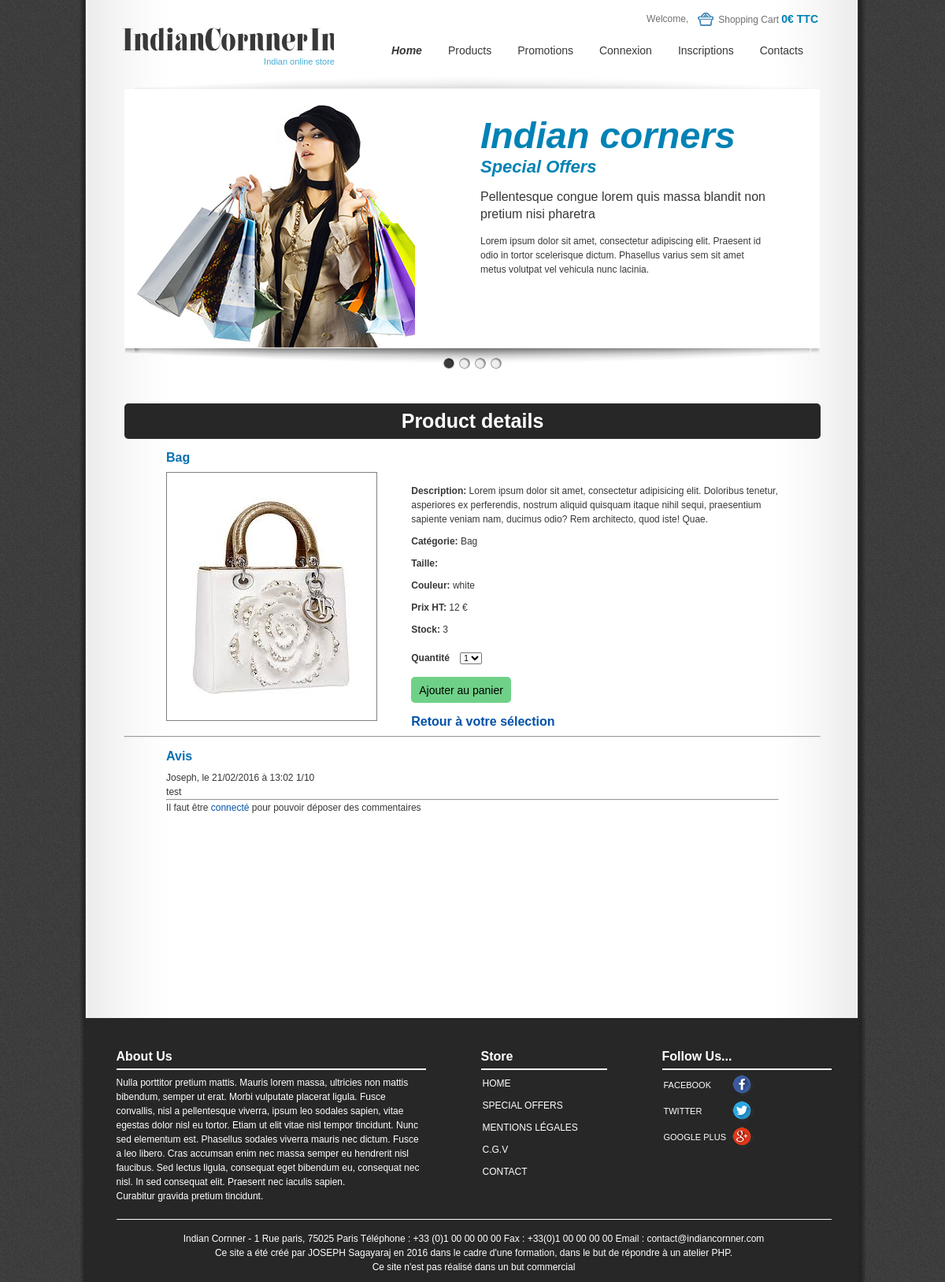
Page /details_article.php?id_article=5 on the committed database.
### tables this page shows
CREATE TABLE IF NOT EXISTS `article` (
  `id_article` int(5) NOT NULL AUTO_INCREMENT,
  `reference` int(15) NOT NULL,
  `categorie` varchar(100) NOT NULL,
  `titre` varchar(250) NOT NULL,
  `description` varchar(250) NOT NULL,
  `couleur` varchar(100) NOT NULL,
  `taille` varchar(5) NOT NULL,
  `sexe` enum('m','f') NOT NULL,
  `photo` varchar(200) NOT NULL,
  `prix` int(5) NOT NULL,
  `promo` int(5) DEFAULT NULL,
  `stock` int(5) NOT NULL,
  `keywords` varchar(100) NOT NULL,
  PRIMARY KEY (`id_article`)
);

CREATE TABLE IF NOT EXISTS `avis` (
  `id_avis` int(5) NOT NULL AUTO_INCREMENT,
  `id_membre` int(5) NOT NULL,
  `id_article` int(5) NOT NULL,
  `commentaire` text NOT NULL,
  `note` varchar(5) NOT NULL,
  `date` datetime NOT NULL,
  PRIMARY KEY (`id_avis`)
);

CREATE TABLE IF NOT EXISTS `membre` (
  `id_membre` int(5) NOT NULL AUTO_INCREMENT,
  `pseudo` varchar(15) NOT NULL,
  `mdp` varchar(32) NOT NULL,
  `nom` varchar(100) NOT NULL,
  `prenom` varchar(100) NOT NULL,
  `email` varchar(100) NOT NULL,
  `sexe` enum('M','Mme') NOT NULL,
  `ville` varchar(100) NOT NULL,
  `cp` int(5) NOT NULL,
  `adresse` varchar(100) NOT NULL,
  `statut` int(1) NOT NULL,
  PRIMARY KEY (`id_membre`)
);

### inc/function.inc.php (called while the page is built, shortened)
<?php
function executeRequete($req)
{
	global $mysqli;
	$resultat = $mysqli->query($req);
	return $resultat;
}
function utilisateurEstConnecte ()
{
	if(!isset($_SESSION['utilisateur']))
	{
		return FALSE;
	}
	else {
		return TRUE;
	}
}
 ?>

### details_article.php (the view, shortened to what this page needs)
<?php
	require_once("inc/init.inc.php");
	require_once ("inc/header.inc.php");
	require_once ("inc/menu.inc.php");
	if(isset($_GET['id_article']))
	{
		$resultat = executeRequete("SELECT * FROM article WHERE id_article='$_GET[id_article]'");
	}
	else {
		header("location:index.php");
		exit();
	}
	$article = $resultat->fetch_assoc();
echo '<div id="main" class="shell">';
	echo '<div class="form-head">Product details</div>';
	echo '<div class="product-page">';
		echo '<h4>'.$article['titre'].'</h4>';
		echo '<div class="left-side">';
			echo '<img  src="'.$article['photo'].'" style="max-width: 100%;" />';
		echo '</div>';
		echo '<div class="right-side">';
			echo '<p><strong>Description: </strong>'.$article['description'].'</p>';
			echo '<p><strong>Catégorie: </strong>'.$article['categorie'].'</p>';
			echo '<p><strong>Taille: </strong>'.$article['taille'].'</p>';
			echo '<p><strong>Couleur: </strong>'.$article['couleur'].'</p>';
			echo '<p><strong>Prix HT: </strong>'.$article['prix'].' €</p>';
			if($article['stock'] > 0)
			{
				echo '<p><strong>Stock: </strong>'.$article['stock'].'</p>';
				echo '<form method="post" action="panier.php">';
					echo '<label style="margin-top:10px;" for="quantite"><strong>Quantité &nbsp &nbsp</strong></label>';
					echo '<select style="margin-top:10px;"id="quantite" name="quantite"  style="width: 50px;">';
						for($i = 1; $i <= $article['stock'] && $i <= 10; $i++)
						{
							echo '<option>'.$i.'</option>';
						}
					echo '</select><br/>';
					echo '<input type="submit" name="ajout_panier" value="Ajouter au panier" class="btn-ajout-panier"/>';
				echo '</form>';
			}
			else {
				echo '<p style="color:red"><strong>Rupture de stock pour ce produit>/strong></p>';
			}
		echo '<h4><a href="index.php?categorie='.$article['categorie'].'" >Retour à votre sélection</a></h4>';
		echo '</div>';
	echo '</div>';
	echo '<hr />';
	echo '<div class="product-page">';
               echo '<h4>Avis</h4>';
                $affiche = executeRequete("SELECT id_article, commentaire, note, date_format(date,'%d/%m/%Y') As date_fr, date_format(date, '%H:%i') As heure_fr, membre.`nom` FROM avis INNER JOIN membre ON avis.`id_membre`=`membre`.id_membre WHERE `avis`.`id_article` = '$_GET[id_article]' ORDER BY date DESC LIMIT 0,5");
              while ($comments = $affiche->fetch_assoc())
              {
                echo '<p>'.$comments['nom'].', le '.$comments['date_fr'].' à '.$comments['heure_fr']. ' '.$comments['note'].'</p>';
                echo '<p>'.$comments['commentaire'].'</p><hr>';
              }
                  if(!utilisateurEstConnecte())
                  {
                    echo '<p>Il faut être <a href="connexion.php">connecté</a> pour pouvoir déposer des commentaires</p>';
                  }
	echo '</div>';
?>
<?php
	require_once("inc/footer.inc.php");
?>

### css/style.css (style rules this page uses)
* { margin: 0; padding: 0; outline: 0; }
body { font-size: 12px; line-height: 18px; font-family: arial, sans-serif; color: #383838; background: #3b3b3b url(../images/body.png); }
a { color: #0252aa; text-decoration: none; cursor: pointer; }
h4 { font-family: 'Georgia', Arial, serif; font-size: 16px; line-height: 17px; color: #0871b3; font-weight: bold; margin: 15px 0 10px 0px; }
input, textarea, select { font-size: 10px; font-family: arial, sans-serif; }
input { border: none; margin: 0; padding: 0; }
.shell { width: 884px; margin: 0 auto; background: url(../images/shell.png) repeat-y 0 0; padding: 0 57px 0 57px; position: relative; }
#main { padding-top: 51px; padding-bottom: 41px; z-index: 1; }
.form-head { height: 25px; line-height: 25px; text-align: center; font-size:25px; padding:10px 10px; font-weight: 700; color: #fff; background-color: #272727; border-radius: 5px; -webkit-border-radius:5px; -moz-border-radius:5px; }
.left-side { border: 1px solid gray; float: left; text-align: center; padding: 32px; min-height: 250px; }
.right-side { float: right; width: 60%; margin-top: 5px; min-height: 330px; }
.right-side p { margin-top: 10px; margin-bottom: 10px; }
.btn-ajout-panier { height: 33px; padding: 3px 10px; margin-top: 15px; cursor:pointer; font-size:14px; background:#6FD188; border-radius:5px; -webkit-border-radius:5px; -moz-border-radius:5px; }
.product-page { width: 88%; min-height: 300px; margin: 0 auto; }

### rows in the picture
article: titre "Bag", photo (picture), description "Lorem ipsum dolor sit amet, consectetur adipisicing elit. Doloribus tenetur, asperiores ex perferendis, nostrum aliquid quisquam itaque nihil sequi, praesentium sapiente veniam nam, ducimus odio? Rem architecto, quod iste! Quae.", categorie "Bag", couleur "white", prix "12", stock "3"
avis: id_membre.nom "Joseph", date_fr "21/02/2016", heure_fr "13:02", note "1/10", commentaire "test"

### other values in the picture
montantTotal() "0"
form field quantite "1"
